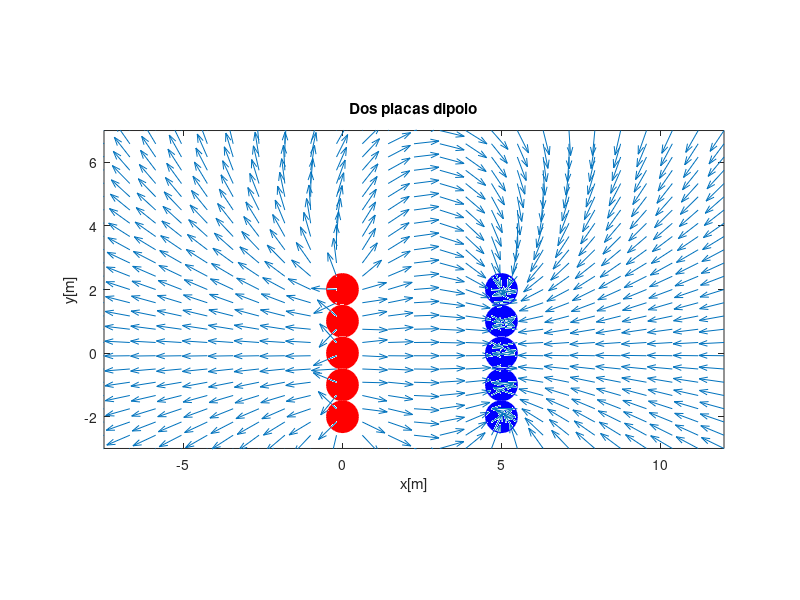

This chart was generated by the following MATLAB code:
clc;
clear all;


dist1=input("Tamaño de la placa 1:");
dist2=input("Tamaño de la placa 2:");
cc=dist1;
dP=1;
dN=dist2/dist1;
mp=input("Magnitud de la carga de las placas");
n=mp/cc;



d=input("Distancia entre placas: ");


cargas=[];
xCargas=[];
for i=1:2*cc
    if i<=cc
        cargas=[cargas n];
        xCargas=[xCargas 0];
    else
        cargas=[cargas -n];
        xCargas=[xCargas d]; 
    end
end

if mod(cc,2)==0
    yop=(cc/2)*(-dP)+(.5*dP);
    yon=(cc/2)*(-dN)+(.5*dN);
else
    yop=((cc-1)/2)*(-dP);
    yon=((cc-1)/2)*(-dN);
end
yCargas=1:2*cc;
yCargas(1)=yop;
yCargas(cc+1)=yon;

for i=2:cc*2
    if i<=cc
        yCargas(i)=yCargas(i-1)+dP;
    elseif i>cc+1
        yCargas(i)=yCargas(i-1)+dN;
    end
end

Npuntos=25; %n�mero de puntos en la malla

Eps=8.854e-12; %Escribir el valor de epsilon
k=1/(4*pi*Eps);

dV=max(dN,dP);

%Dimensiones de la gr�fica
maxX=2*d+2;
maxY=(cc)*dV+2;
minX=-1.5*d;
minY=-(cc)*dV+2;

%Crear dos matrices vac�as para campo el�ctrico en x y y
CampoElectricoX=zeros(Npuntos);
CampoElectricoY=zeros(Npuntos);

%Creamos 2 vectores
X=linspace(minX,maxX,Npuntos);
Y=linspace(minY,maxY,Npuntos);

%Crear la malla de puntos
[XpuntosMalla,YpuntosMalla]=meshgrid(X,Y);


%Creamos un for que recorra las cargas para poder obtener el c�lculo de campo el�ctrico

for i=1:2*cc
	DistanciaX = XpuntosMalla - xCargas(i);
	DistanciaY = YpuntosMalla - yCargas(i);
	R = sqrt( DistanciaX .^2 + DistanciaY .^2);
	R3 = R.^3;
	CampoElectricoX = CampoElectricoX + k*cargas(i) .* DistanciaX ./ R3;
	CampoElectricoY = CampoElectricoY + k*cargas(i) .* DistanciaY ./ R3;
end

CampoE_Total = sqrt(CampoElectricoX .^2 + CampoElectricoY .^2);
%disp(CampoE_Total)

%Graficar
quiver(XpuntosMalla,YpuntosMalla,CampoElectricoX ./ CampoE_Total,CampoElectricoY ./ CampoE_Total)
hold on

for i=1:2*cc
   pos=[xCargas(i)-.5 yCargas(i)-.5 1 1];
   if i<=cc
        rectangle('Position',pos,'Curvature',[1 1],'FaceColor','r','EdgeColor','r')
   else 
        rectangle('Position',pos,'Curvature',[1 1],'FaceColor','b','EdgeColor','b')
   end
end

axis([minX maxX minY maxY])
title('Dos placas dipolo')
xlabel('x[m]')
ylabel('y[m]')
axis equal
hold off